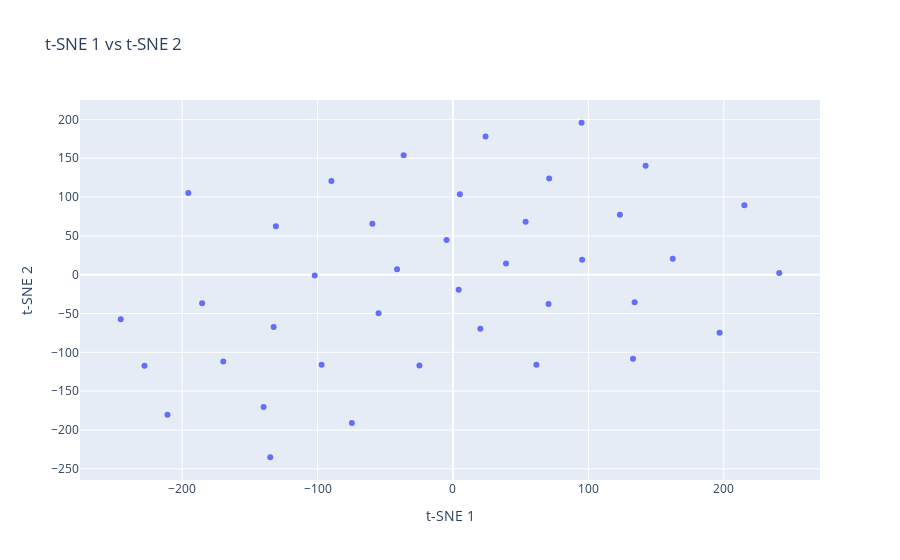

The cell this chart's notebook holds for it:
### Markdown cell above
### Visualise Word Embeddings

### Code cell
## Plotly
import plotly.offline as py
import plotly.graph_objs as go
py.init_notebook_mode(connected=True)
from sklearn.manifold import TSNE

tk = keras.preprocessing.text.Tokenizer(char_level=True) 
word_list = []
for word, i in tk.word_index.items():
    word_list.append(word)
    
## Get weights
glove_embds = model.layers[0].get_weights()[0]
## Plotting function
def plot_words(data, start, stop, step):
    trace = go.Scatter(
        x = data[start:stop:step,0], 
        y = data[start:stop:step, 1],
        mode = 'markers',
        text= word_list[start:stop:step]
    )
    layout = dict(title= 't-SNE 1 vs t-SNE 2',
                  yaxis = dict(title='t-SNE 2'),
                  xaxis = dict(title='t-SNE 1'),
                  hovermode= 'closest')
    fig = dict(data = [trace], layout= layout)
    py.iplot(fig)
## Visualize words in two dimensions 
glove_tsne_embds = TSNE(n_components=2).fit_transform(glove_embds)
plot_words(glove_tsne_embds, 0, 2000, 1)

### Figure 1 — Plotly figure (JSON) as saved in the notebook; plotly's stock layout.template omitted (floating-point values rounded to 4 significant figures)
{"data": [{"mode": "markers", "text": [], "type": "scatter", "x": [39.16, -24.78, 70.58, -41.28, 4.214, -36.42, 71.04, 20.21, 53.65, -102.1, 123.3, -59.53, 5.084, 24.05, 94.96, 95.4, 133.0, 142.3, 61.61, -130.8, -4.732, -54.93, 241.0, 215.2, -89.78, 196.9, -169.6, -132.4, -210.8, 134.2, 162.3, -227.8, -97.03, -135.0, -185.2, -245.3, -139.8, -74.66, -195.5], "y": [14.55, -117.0, -37.71, 7.05, -19.43, 153.8, 124.0, -69.53, 68.04, -1.148, 77.16, 65.58, 103.6, 177.8, 195.6, 19.16, -108.3, 140.1, -115.9, 62.34, 44.5, -49.65, 2.297, 89.45, 120.7, -74.86, -112.0, -67.33, -180.5, -35.34, 20.67, -117.1, -116.1, -235.1, -36.83, -57.53, -170.5, -191.0, 105.3]}], "layout": {"hovermode": "closest", "title": {"text": "t-SNE 1 vs t-SNE 2"}, "xaxis": {"title": {"text": "t-SNE 1"}}, "yaxis": {"title": {"text": "t-SNE 2"}}}}
